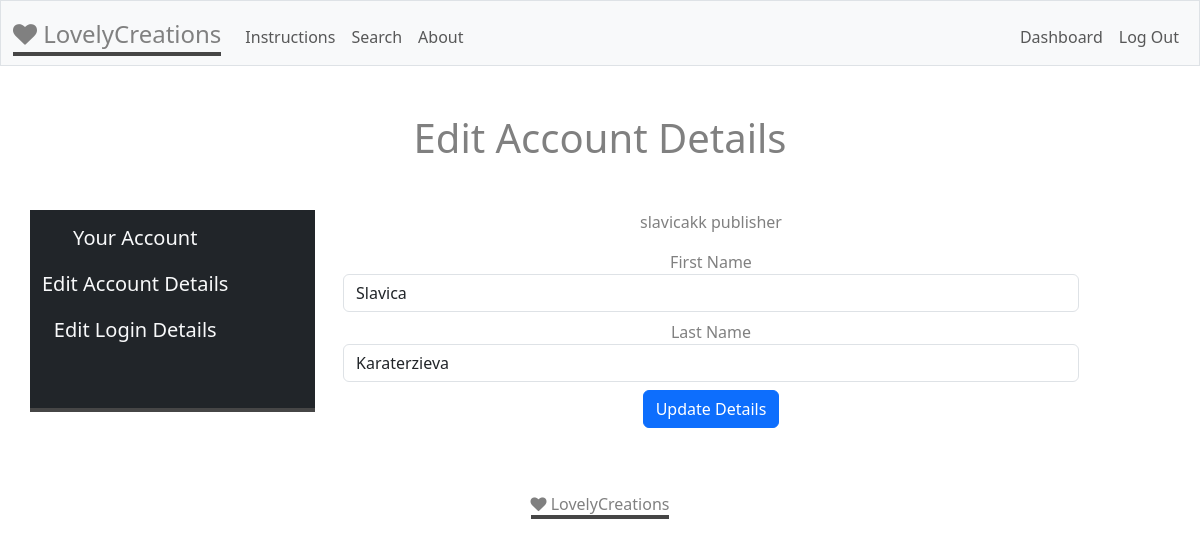
Page /edit_account (signed in) on the committed database.
### tables this page shows
CREATE TABLE users(
    id INTEGER PRIMARY KEY AUTOINCREMENT NOT NULL, 
    username TEXT NOT NULL, 
    hash TEXT NOT NULL, 
    type TEXT NOT NULL
);

CREATE TABLE publisher(
    user_id INTEGER NOT NULL,
    first_name TEXT NULL,
    last_name TEXT NULL,
    timestamp DATETIME DEFAULT CURRENT_TIMESTAMP,
    FOREIGN KEY (user_id) REFERENCES users(id)
    ON DELETE CASCADE
);

### app.py (the view, shortened to what this page needs)
@app.route("/edit_account", methods=["POST", "GET"])
@login_required
def edit_account():
      id = session["user_id"]
      type = db.execute("SELECT type FROM users WHERE id = ?", id)[0]["type"]
      first_name = request.form.get("first_name")
      last_name = request.form.get("last_name")
      username = db.execute("SELECT username FROM users WHERE id = ?", id)[0]["username"]
      if request.method == "GET":
         if type == "publisher":
            pub_rows = db.execute("SELECT * FROM publisher WHERE user_id = ?", id)
            return render_template("edit_account.html", publish=pub_rows, username=username, type=type)
         if type == "reader":
            read_rows = db.execute("SELECT * FROM reader WHERE user_id = ?", id)
            return render_template("edit_account.html", publish=read_rows, username=username, type=type)

### app.py (called while the page is built)
@app.after_request
def after_request(response):
    response.headers["Cache-Control"] = "no-cache, no-store, must-revalidate"
    response.headers["Expires"] = 0
    response.headers["Pragma"] = "no-cache"
    return response

### helpers.py (called while the page is built)
def login_required(f):
    @wraps(f)
    def decorated_function(*args, **kwargs):
        if session.get("user_id") is None:
            return redirect("/login")
        return f(*args, **kwargs)
    return decorated_function

### templates/edit_account.html (shortened to what this page needs)
{% extends "layout.html" %}
{% block main %}
<h1 class="mb-5"> Edit Account Details</h1>
<div class="row">
  <nav class="navbar navbar-brand bg-dark col-sm-3 mb-3">
    <div class="container-fluid">
      <ul class="navbar-nav">
        <li class="nav-item">
          <a class="nav-link  text-light" href="/account">Your Account</a>
        </li>
        <li class="nav-item">
          <a class="nav-link  text-light" href="/edit_account">Edit Account Details</a>
        </li>
        <li class="nav-item">
          <a class="nav-link  text-light" href="/edit_login">Edit Login Details</a>
        </li>
      </ul>
    </div>
  </nav>
  <div class="col-lg-8">
    <p>{{username}} {{type}}</p>
    {% if type == "publisher" %}
    <form action="/edit_account" method="post">
        {% for user in publish %}
        <label for="first_name">First Name</label>
        <input class="form-control mb-2" type="text" id="first_name" name="first_name" value="{{user['first_name']}}">
        <label for="last_name">Last Name</label>
        <input class="form-control mb-2" type="text" id="last_name" name="last_name" value="{{user['last_name']}}">
        {% endfor %}
        <button class="btn btn-primary" type="submit">Update Details</button>
      </form>
      {% endif %}
  </div>
</div>
{% endblock %}

### static/styles.css (style rules this page uses)
body { color:gray; }
.navbar-brand { margin-left: 0; padding-bottom: 0; border-bottom: 4px solid #464646; }
.navbar { align-items: flex-start; }

### rows in the picture
users: username "slavicakk", type "publisher"
publisher: first_name "Slavica", last_name "Karaterzieva"
